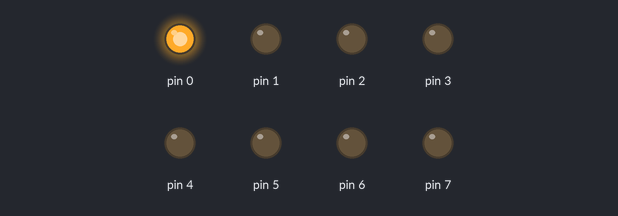
Bench run of a sketch on a simulated Arduino Uno, built with avr-gcc and run on an emulated ATmega328P. Parts: output pins drawn as LEDs (lit = HIGH).

Above: at 0.2 s.
At 1.2 s:
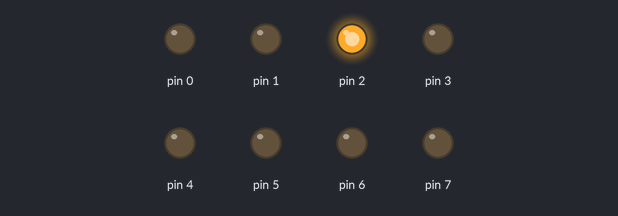
At 1.7 s:
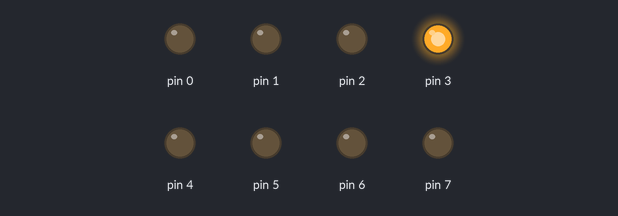
At 2.2 s:
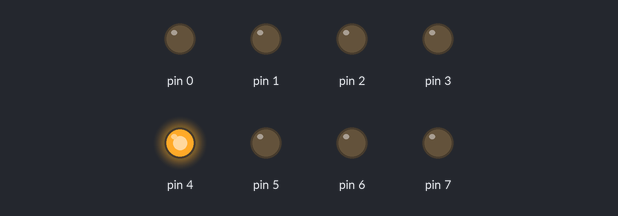
At 3.2 s:
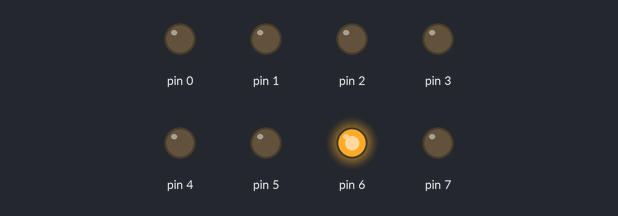
At 4.7 s:
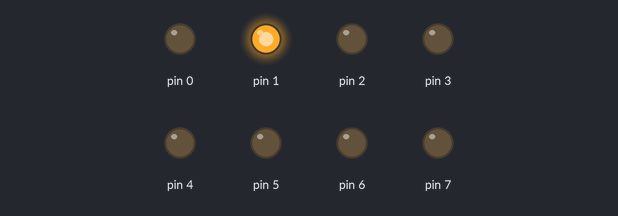
Timing chart, 0 to 5.2 s (numbered marks = the images above):
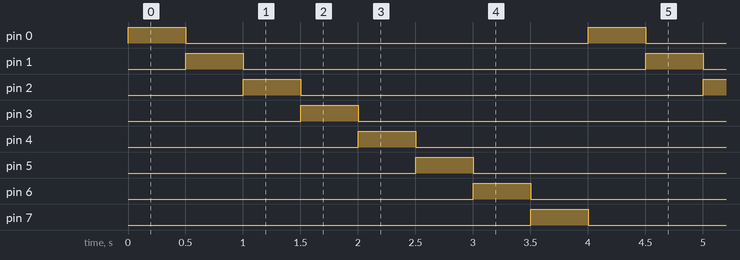

The sketch:

Lab_4_TEST_4.2-3.ino
```cpp
void setup() {
  DDRD = B11111111;
}
void loop() {
        PORTD = B00000001;
        delay(500);
        PORTD = B00000010;
        delay(500);
        PORTD = B00000100;
        delay(500);
        PORTD = B00001000;
        delay(500);
        PORTD = B00010000;
        delay(500);
        PORTD = B00100000;
        delay(500);
        PORTD = B01000000;
        delay(500);
        PORTD = B10000000;
        delay(500);
}
```

Measured:
- by itself, pin 0–7: alternates HIGH for 0.50 s and LOW for 3.5 s
- by itself, everything shown: repeats every 4.0 s, in 8 steps
